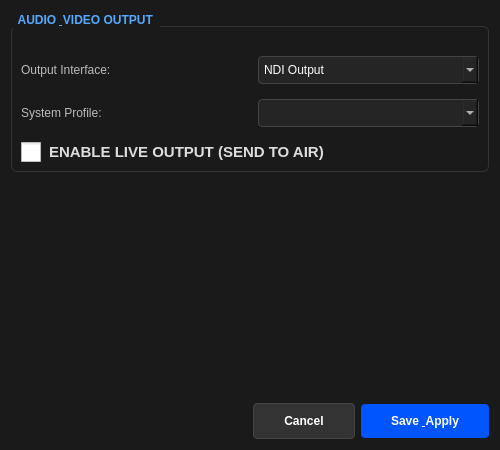
<?xml version="1.0" encoding="UTF-8"?>
<ui version="4.0">
 <class>SettingsDialog</class>
 <widget class="QDialog" name="SettingsDialog">
  <property name="geometry">
   <rect>
    <x>0</x>
    <y>0</y>
    <width>500</width>
    <height>450</height>
   </rect>
  </property>
  <property name="windowTitle">
   <string>Broadcast Settings</string>
  </property>
  <property name="styleSheet">
   <string notr="true">QDialog { background-color: #1a1a1a; color: #e0e0e0; }
QGroupBox { border: 1px solid #333; border-radius: 6px; margin-top: 15px; font-weight: bold; padding-top: 20px; color: #55aaff; }
QLabel { color: #bbb; }
QComboBox { background-color: #252525; border: 1px solid #444; color: white; padding: 5px; border-radius: 4px; }
QCheckBox { color: #ddd; spacing: 8px; }
QCheckBox::indicator { width: 20px; height: 20px; }
QPushButton { background-color: #333; color: white; border: 1px solid #444; padding: 10px 30px; border-radius: 4px; font-weight: bold; }
QPushButton:hover { background-color: #444; border-color: #55aaff; }
QPushButton#saveButton { background-color: #0055ff; border: none; }
</string>
  </property>
  <layout class="QVBoxLayout" name="verticalLayout_Main">
   <item>
    <widget class="QGroupBox" name="outputGroup">
     <property name="title">
      <string> AUDIO &amp; VIDEO OUTPUT </string>
     </property>
     <layout class="QVBoxLayout" name="verticalLayout_Output">
      <property name="spacing">
       <number>15</number>
      </property>
      <item>
       <layout class="QHBoxLayout" name="horizontalLayout_Device">
        <item>
         <widget class="QLabel" name="deviceLabel">
          <property name="text">
           <string>Output Interface:</string>
          </property>
         </widget>
        </item>
        <item>
         <widget class="QComboBox" name="outputDeviceCombo">
          <item>
           <property name="text">
            <string>NDI Output</string>
           </property>
          </item>
          <item>
           <property name="text">
            <string>Blackmagic DeckLink</string>
           </property>
          </item>
         </widget>
        </item>
       </layout>
      </item>
      <item>
       <layout class="QHBoxLayout" name="horizontalLayout_Profile">
        <item>
         <widget class="QLabel" name="profileLabel">
          <property name="text">
           <string>System Profile:</string>
          </property>
         </widget>
        </item>
        <item>
         <widget class="QComboBox" name="profileCombo"/>
        </item>
       </layout>
      </item>
      <item>
       <widget class="QCheckBox" name="enableOutputCheck">
        <property name="font">
         <font>
          <pointsize>11</pointsize>
          <weight>75</weight>
          <bold>true</bold>
         </font>
        </property>
        <property name="text">
         <string>ENABLE LIVE OUTPUT (SEND TO AIR)</string>
        </property>
       </widget>
      </item>
     </layout>
    </widget>
   </item>
   <item>
    <spacer name="verticalSpacer">
     <property name="orientation">
      <enum>Qt::Vertical</enum>
     </property>
     <property name="sizeHint" stdset="0">
      <size>
       <width>20</width>
       <height>40</height>
      </size>
     </property>
    </spacer>
   </item>
   <item>
    <layout class="QHBoxLayout" name="horizontalLayout_Buttons">
     <item>
      <spacer name="horizontalSpacer">
       <property name="orientation">
        <enum>Qt::Horizontal</enum>
       </property>
       <property name="sizeHint" stdset="0">
        <size>
         <width>40</width>
         <height>20</height>
        </size>
       </property>
      </spacer>
     </item>
     <item>
      <widget class="QPushButton" name="cancelButton">
       <property name="text">
        <string>Cancel</string>
       </property>
      </widget>
     </item>
     <item>
      <widget class="QPushButton" name="saveButton">
       <property name="text">
        <string>Save &amp; Apply</string>
       </property>
      </widget>
     </item>
    </layout>
   </item>
  </layout>
 </widget>
 <resources/>
 <connections/>
</ui>
